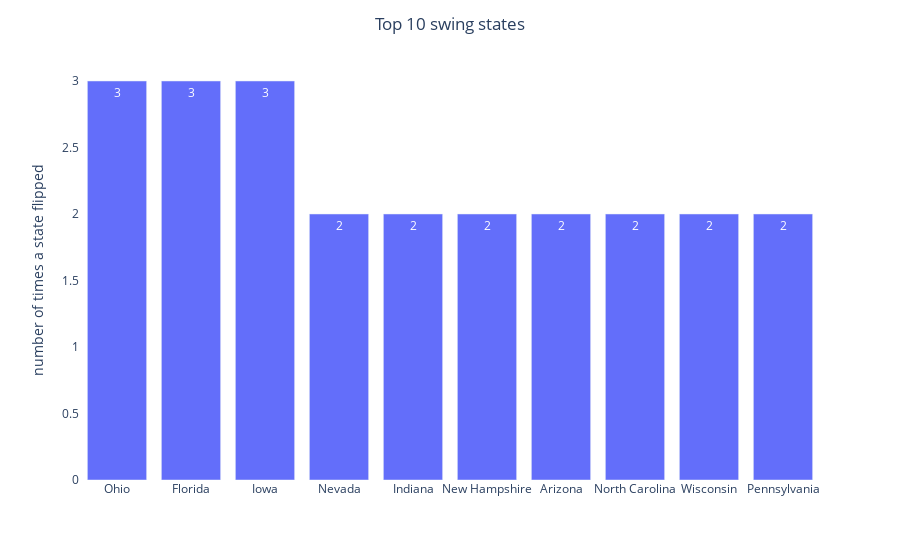

Notebook code for this chart:
### Code cell
fig_bar_flipped = px.bar(top10_flipped,
                         x='State',
                         y='flipped_from_prior',
                         text='flipped_from_prior')
                    

# Update layout
fig_bar_flipped.update_layout(plot_bgcolor='rgba(0, 0, 0, 0)',
                                xaxis=dict(showgrid=False),
                                yaxis=dict(showgrid=False, showline=False, zeroline=False),
                                xaxis_title=None,
                                yaxis_title='number of times a state flipped',
                                title=dict(text='Top 10 swing states',
                                           x = 0.5))

# Save the chart as an image file (e.g., PNG or PDF)
#fig_bar_flipped.write_image('top10_swing_bar_chart.png', engine='kaleido')  # Use 'kaleido' engine for better compatibility

fig_bar_flipped.show()

### Figure 1 — Plotly figure (JSON) as saved in the notebook; plotly's stock layout.template omitted (floating-point values rounded to 4 significant figures)
{"data": [{"alignmentgroup": "True", "hovertemplate": "State=%{x}<br>flipped_from_prior=%{text}<extra></extra>", "legendgroup": "", "marker": {"color": "#636efa", "pattern": {"shape": ""}}, "name": "", "offsetgroup": "", "orientation": "v", "showlegend": false, "text": [3, 3, 3, 2, 2, 2, 2, 2, 2, 2], "textposition": "auto", "type": "bar", "x": ["Ohio", "Florida", "Iowa", "Nevada", "Indiana", "New Hampshire", "Arizona", "North Carolina", "Wisconsin", "Pennsylvania"], "xaxis": "x", "y": [3, 3, 3, 2, 2, 2, 2, 2, 2, 2], "yaxis": "y"}], "layout": {"barmode": "relative", "legend": {"tracegroupgap": 0}, "margin": {"t": 60}, "plot_bgcolor": "rgba(0, 0, 0, 0)", "title": {"text": "Top 10 swing states", "x": 0.5}, "xaxis": {"anchor": "y", "domain": [0, 1], "showgrid": false, "title": {}}, "yaxis": {"anchor": "x", "domain": [0, 1], "showgrid": false, "showline": false, "title": {"text": "number of times a state flipped"}, "zeroline": false}}}
